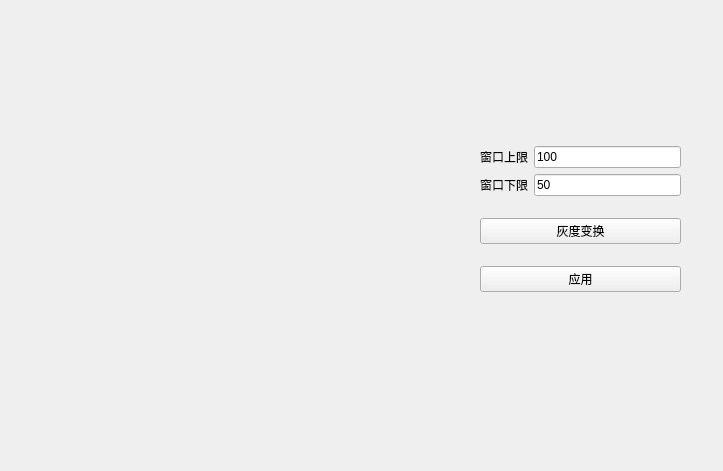
<?xml version="1.0" encoding="UTF-8"?>
<ui version="4.0">
 <class>GrayChangeWidget</class>
 <widget class="QWidget" name="GrayChangeWidget">
  <property name="geometry">
   <rect>
    <x>0</x>
    <y>0</y>
    <width>723</width>
    <height>471</height>
   </rect>
  </property>
  <property name="windowTitle">
   <string>Form</string>
  </property>
  <widget class="QWidget" name="widget" native="true">
   <property name="geometry">
    <rect>
     <x>40</x>
     <y>50</y>
     <width>331</width>
     <height>331</height>
    </rect>
   </property>
  </widget>
  <widget class="QWidget" name="verticalLayoutWidget">
   <property name="geometry">
    <rect>
     <x>480</x>
     <y>130</y>
     <width>201</width>
     <height>181</height>
    </rect>
   </property>
   <layout class="QVBoxLayout" name="verticalLayout">
    <item>
     <layout class="QGridLayout" name="gridLayout">
      <item row="1" column="0">
       <widget class="QLabel" name="label_2">
        <property name="text">
         <string>窗口下限</string>
        </property>
       </widget>
      </item>
      <item row="0" column="0">
       <widget class="QLabel" name="label">
        <property name="text">
         <string>窗口上限</string>
        </property>
       </widget>
      </item>
      <item row="1" column="1">
       <widget class="QLineEdit" name="lowerLimit">
        <property name="text">
         <string>50</string>
        </property>
       </widget>
      </item>
      <item row="0" column="1">
       <widget class="QLineEdit" name="upperLimit">
        <property name="text">
         <string>100</string>
        </property>
       </widget>
      </item>
     </layout>
    </item>
    <item>
     <widget class="QPushButton" name="grayChange">
      <property name="text">
       <string>灰度变换</string>
      </property>
     </widget>
    </item>
    <item>
     <widget class="QPushButton" name="apply">
      <property name="text">
       <string>应用</string>
      </property>
     </widget>
    </item>
   </layout>
  </widget>
 </widget>
 <resources/>
 <connections/>
</ui>
